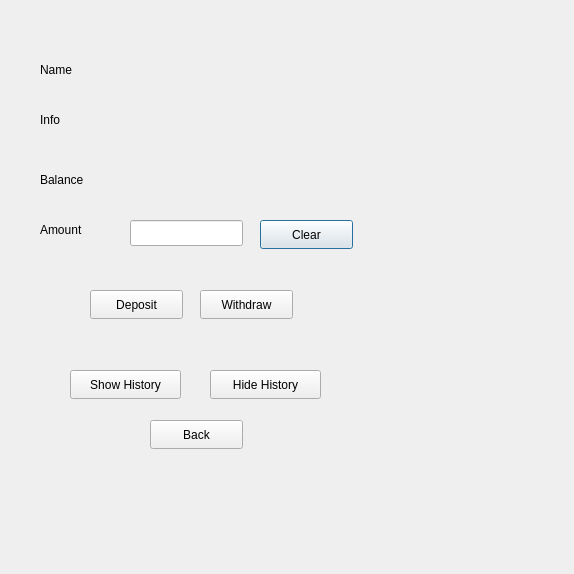
<?xml version="1.0" encoding="UTF-8"?>
<ui version="4.0">
 <class>Transaction</class>
 <widget class="QDialog" name="Transaction">
  <property name="geometry">
   <rect>
    <x>0</x>
    <y>0</y>
    <width>574</width>
    <height>574</height>
   </rect>
  </property>
  <property name="windowTitle">
   <string>Dialog</string>
  </property>
  <widget class="QLabel" name="namelabel">
   <property name="geometry">
    <rect>
     <x>40</x>
     <y>60</y>
     <width>351</width>
     <height>20</height>
    </rect>
   </property>
   <property name="text">
    <string>Name</string>
   </property>
  </widget>
  <widget class="QLabel" name="infolabel">
   <property name="geometry">
    <rect>
     <x>40</x>
     <y>110</y>
     <width>351</width>
     <height>20</height>
    </rect>
   </property>
   <property name="text">
    <string>Info</string>
   </property>
  </widget>
  <widget class="QLabel" name="label_3">
   <property name="geometry">
    <rect>
     <x>40</x>
     <y>170</y>
     <width>63</width>
     <height>20</height>
    </rect>
   </property>
   <property name="text">
    <string>Balance</string>
   </property>
  </widget>
  <widget class="QLabel" name="label_4">
   <property name="geometry">
    <rect>
     <x>40</x>
     <y>220</y>
     <width>63</width>
     <height>20</height>
    </rect>
   </property>
   <property name="text">
    <string>Amount</string>
   </property>
  </widget>
  <widget class="QLineEdit" name="inputamount">
   <property name="geometry">
    <rect>
     <x>130</x>
     <y>220</y>
     <width>113</width>
     <height>26</height>
    </rect>
   </property>
  </widget>
  <widget class="QPushButton" name="Clearbutton">
   <property name="geometry">
    <rect>
     <x>260</x>
     <y>220</y>
     <width>93</width>
     <height>29</height>
    </rect>
   </property>
   <property name="text">
    <string>Clear</string>
   </property>
  </widget>
  <widget class="QPushButton" name="depositbutton">
   <property name="geometry">
    <rect>
     <x>90</x>
     <y>290</y>
     <width>93</width>
     <height>29</height>
    </rect>
   </property>
   <property name="text">
    <string>Deposit</string>
   </property>
  </widget>
  <widget class="QPushButton" name="Withdrawbutton">
   <property name="geometry">
    <rect>
     <x>200</x>
     <y>290</y>
     <width>93</width>
     <height>29</height>
    </rect>
   </property>
   <property name="text">
    <string>Withdraw</string>
   </property>
  </widget>
  <widget class="QPushButton" name="showhistorybutton">
   <property name="geometry">
    <rect>
     <x>70</x>
     <y>370</y>
     <width>111</width>
     <height>29</height>
    </rect>
   </property>
   <property name="text">
    <string>Show History</string>
   </property>
  </widget>
  <widget class="QPushButton" name="hidehistorybutton">
   <property name="geometry">
    <rect>
     <x>210</x>
     <y>370</y>
     <width>111</width>
     <height>29</height>
    </rect>
   </property>
   <property name="text">
    <string>Hide History</string>
   </property>
  </widget>
  <widget class="QPushButton" name="backbutton">
   <property name="geometry">
    <rect>
     <x>150</x>
     <y>420</y>
     <width>93</width>
     <height>29</height>
    </rect>
   </property>
   <property name="text">
    <string>Back</string>
   </property>
  </widget>
  <widget class="QLabel" name="status">
   <property name="geometry">
    <rect>
     <x>130</x>
     <y>340</y>
     <width>181</width>
     <height>20</height>
    </rect>
   </property>
   <property name="text">
    <string/>
   </property>
  </widget>
  <widget class="QLabel" name="historytext">
   <property name="geometry">
    <rect>
     <x>400</x>
     <y>40</y>
     <width>151</width>
     <height>381</height>
    </rect>
   </property>
   <property name="text">
    <string/>
   </property>
  </widget>
  <widget class="QLabel" name="amount">
   <property name="geometry">
    <rect>
     <x>130</x>
     <y>170</y>
     <width>161</width>
     <height>20</height>
    </rect>
   </property>
   <property name="text">
    <string/>
   </property>
  </widget>
 </widget>
 <resources/>
 <connections/>
</ui>
